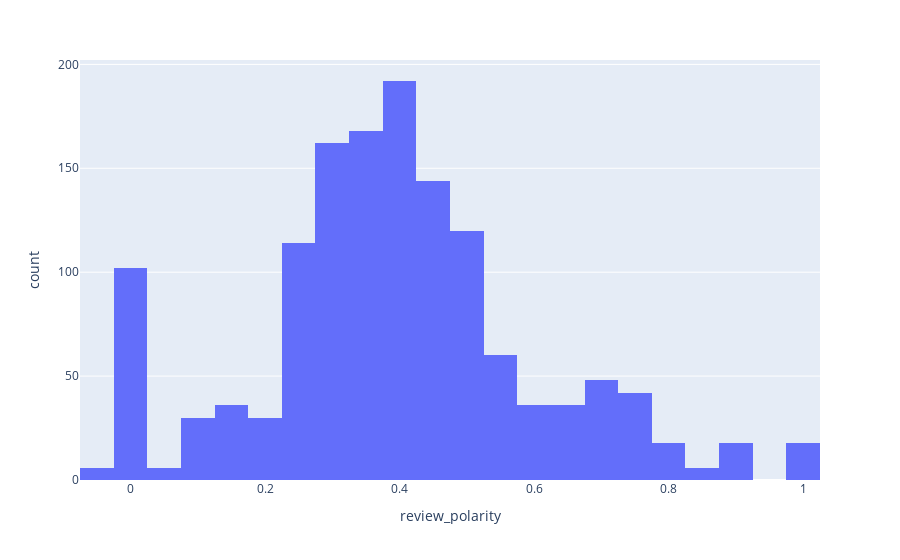

The cell this chart's notebook holds for it:
### Code cell
fenway_neighbourhood_private = fenway_neighbourhood.where("room_type == 'Private room'").toPandas()
fig = px.histogram(fenway_neighbourhood_private, x="review_polarity")
fig.show()

### Figure 1 — Plotly figure (JSON) as saved in the notebook; plotly's stock layout.template omitted (floating-point values rounded to 4 significant figures; data arrays with more than 128 entries replaced by an {"elided": "..."} marker saying what was removed)
{"data": [{"alignmentgroup": "True", "bingroup": "x", "hovertemplate": "review_polarity=%{x}<br>count=%{y}<extra></extra>", "legendgroup": "", "marker": {"color": "#636efa"}, "name": "", "offsetgroup": "", "orientation": "v", "showlegend": false, "type": "histogram", "x": {"elided": "1458 str values"}, "xaxis": "x", "yaxis": "y"}], "layout": {"barmode": "relative", "legend": {"tracegroupgap": 0}, "margin": {"t": 60}, "xaxis": {"anchor": "y", "domain": [0, 1], "title": {"text": "review_polarity"}}, "yaxis": {"anchor": "x", "domain": [0, 1], "title": {"text": "count"}}}}
